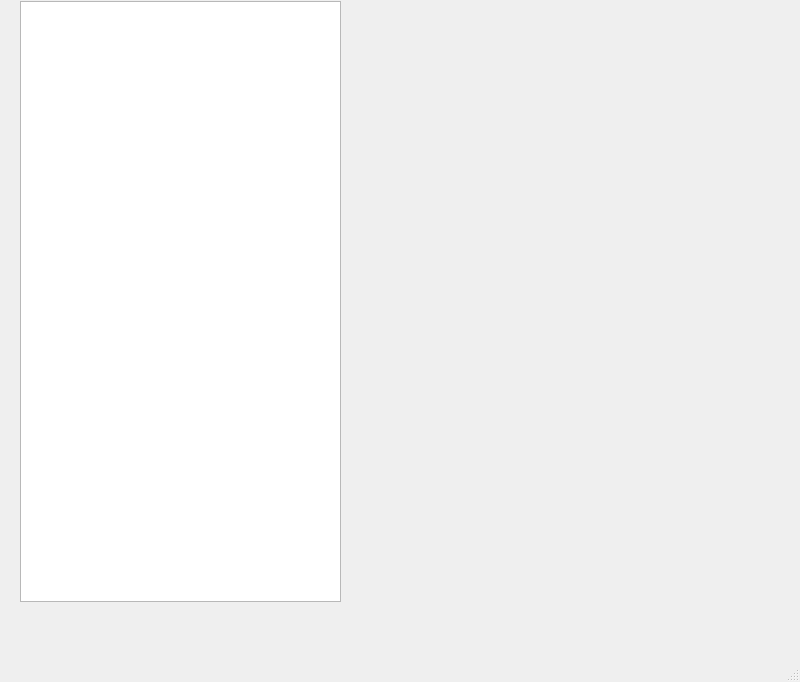
<?xml version="1.0" encoding="UTF-8"?>
<ui version="4.0">
 <class>MainWindow</class>
 <widget class="QMainWindow" name="MainWindow">
  <property name="geometry">
   <rect>
    <x>0</x>
    <y>0</y>
    <width>800</width>
    <height>682</height>
   </rect>
  </property>
  <property name="windowTitle">
   <string>MainWindow</string>
  </property>
  <widget class="QWidget" name="centralwidget">
   <widget class="QListView" name="listView">
    <property name="geometry">
     <rect>
      <x>20</x>
      <y>1</y>
      <width>321</width>
      <height>601</height>
     </rect>
    </property>
    <property name="flow">
     <enum>QListView::TopToBottom</enum>
    </property>
   </widget>
  </widget>
  <widget class="QMenuBar" name="menubar">
   <property name="geometry">
    <rect>
     <x>0</x>
     <y>0</y>
     <width>800</width>
     <height>25</height>
    </rect>
   </property>
  </widget>
  <widget class="QStatusBar" name="statusbar"/>
 </widget>
 <resources/>
 <connections/>
</ui>
